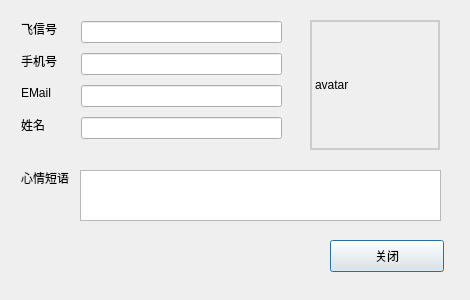
<?xml version="1.0" encoding="UTF-8"?>
<ui version="4.0">
 <class>ProfileDialog</class>
 <widget class="QDialog" name="ProfileDialog">
  <property name="enabled">
   <bool>true</bool>
  </property>
  <property name="geometry">
   <rect>
    <x>0</x>
    <y>0</y>
    <width>470</width>
    <height>300</height>
   </rect>
  </property>
  <property name="windowTitle">
   <string>Profile</string>
  </property>
  <widget class="QPushButton" name="save_btn">
   <property name="enabled">
    <bool>true</bool>
   </property>
   <property name="geometry">
    <rect>
     <x>330</x>
     <y>240</y>
     <width>114</width>
     <height>32</height>
    </rect>
   </property>
   <property name="text">
    <string>关闭</string>
   </property>
   <property name="shortcut">
    <string>Return</string>
   </property>
  </widget>
  <widget class="QLabel" name="avatar_label">
   <property name="geometry">
    <rect>
     <x>310</x>
     <y>20</y>
     <width>130</width>
     <height>130</height>
    </rect>
   </property>
   <property name="styleSheet">
    <string notr="true">border: 2px solid #ccc;</string>
   </property>
   <property name="text">
    <string>avatar</string>
   </property>
  </widget>
  <widget class="QLabel" name="label_2">
   <property name="geometry">
    <rect>
     <x>21</x>
     <y>117</y>
     <width>26</width>
     <height>16</height>
    </rect>
   </property>
   <property name="text">
    <string>姓名</string>
   </property>
  </widget>
  <widget class="QTextEdit" name="impresa_text_edit">
   <property name="geometry">
    <rect>
     <x>80</x>
     <y>170</y>
     <width>361</width>
     <height>51</height>
    </rect>
   </property>
   <property name="readOnly">
    <bool>true</bool>
   </property>
  </widget>
  <widget class="QLineEdit" name="fullname_line_edit">
   <property name="geometry">
    <rect>
     <x>81</x>
     <y>117</y>
     <width>201</width>
     <height>22</height>
    </rect>
   </property>
   <property name="readOnly">
    <bool>true</bool>
   </property>
  </widget>
  <widget class="QLabel" name="label_3">
   <property name="geometry">
    <rect>
     <x>21</x>
     <y>21</y>
     <width>39</width>
     <height>16</height>
    </rect>
   </property>
   <property name="text">
    <string>飞信号</string>
   </property>
  </widget>
  <widget class="QLabel" name="label_4">
   <property name="geometry">
    <rect>
     <x>21</x>
     <y>53</y>
     <width>39</width>
     <height>16</height>
    </rect>
   </property>
   <property name="text">
    <string>手机号</string>
   </property>
  </widget>
  <widget class="QLineEdit" name="cellphone_no_line_edit">
   <property name="enabled">
    <bool>true</bool>
   </property>
   <property name="geometry">
    <rect>
     <x>81</x>
     <y>53</y>
     <width>201</width>
     <height>22</height>
    </rect>
   </property>
   <property name="text">
    <string/>
   </property>
  </widget>
  <widget class="QLineEdit" name="fetion_no_line_edit">
   <property name="enabled">
    <bool>true</bool>
   </property>
   <property name="geometry">
    <rect>
     <x>81</x>
     <y>21</y>
     <width>201</width>
     <height>22</height>
    </rect>
   </property>
   <property name="text">
    <string/>
   </property>
  </widget>
  <widget class="QLabel" name="label_5">
   <property name="geometry">
    <rect>
     <x>21</x>
     <y>85</y>
     <width>33</width>
     <height>16</height>
    </rect>
   </property>
   <property name="text">
    <string>EMail</string>
   </property>
  </widget>
  <widget class="QLineEdit" name="email_line_edit">
   <property name="enabled">
    <bool>true</bool>
   </property>
   <property name="geometry">
    <rect>
     <x>81</x>
     <y>85</y>
     <width>201</width>
     <height>22</height>
    </rect>
   </property>
   <property name="text">
    <string/>
   </property>
  </widget>
  <widget class="QLabel" name="label_6">
   <property name="geometry">
    <rect>
     <x>21</x>
     <y>170</y>
     <width>52</width>
     <height>16</height>
    </rect>
   </property>
   <property name="text">
    <string>心情短语</string>
   </property>
  </widget>
 </widget>
 <resources/>
 <connections>
  <connection>
   <sender>save_btn</sender>
   <signal>clicked()</signal>
   <receiver>ProfileDialog</receiver>
   <slot>accept()</slot>
   <hints>
    <hint type="sourcelabel">
     <x>386</x>
     <y>255</y>
    </hint>
    <hint type="destinationlabel">
     <x>234</x>
     <y>149</y>
    </hint>
   </hints>
  </connection>
 </connections>
</ui>
